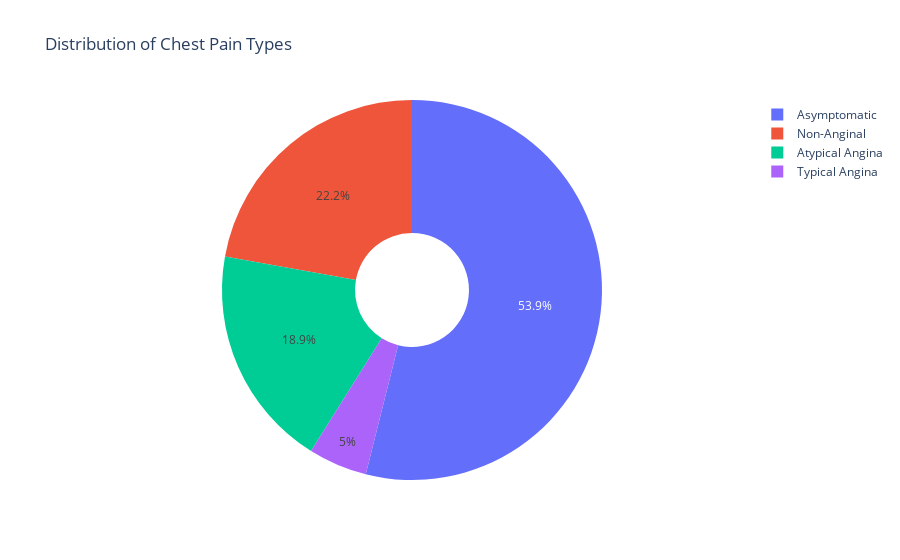

Source (notebook cell):
### Markdown cell above
## Chest Pain Column

### Code cell
#dealing with cp (chest pain) column
print(df['cp'].head())
print(df['cp'].value_counts())

#Data for chest pain types
labels = ["Asymptomatic", "Non-Anginal", "Atypical Angina", "Typical Angina"]
values = [496, 204, 174, 46]

# Create pie chart
fig = px.pie(names=labels, values=values, title="Distribution of Chest Pain Types", hole=0.3)

# Show figure
fig.show()

### Figure 1 — Plotly figure (JSON) as saved in the notebook; plotly's stock layout.template omitted (floating-point values rounded to 4 significant figures)
{"data": [{"domain": {"x": [0, 1], "y": [0, 1]}, "hole": 0.3, "hovertemplate": "label=%{label}<br>value=%{value}<extra></extra>", "labels": ["Asymptomatic", "Non-Anginal", "Atypical Angina", "Typical Angina"], "legendgroup": "", "name": "", "showlegend": true, "type": "pie", "values": [496, 204, 174, 46]}], "layout": {"legend": {"tracegroupgap": 0}, "title": {"text": "Distribution of Chest Pain Types"}}}
